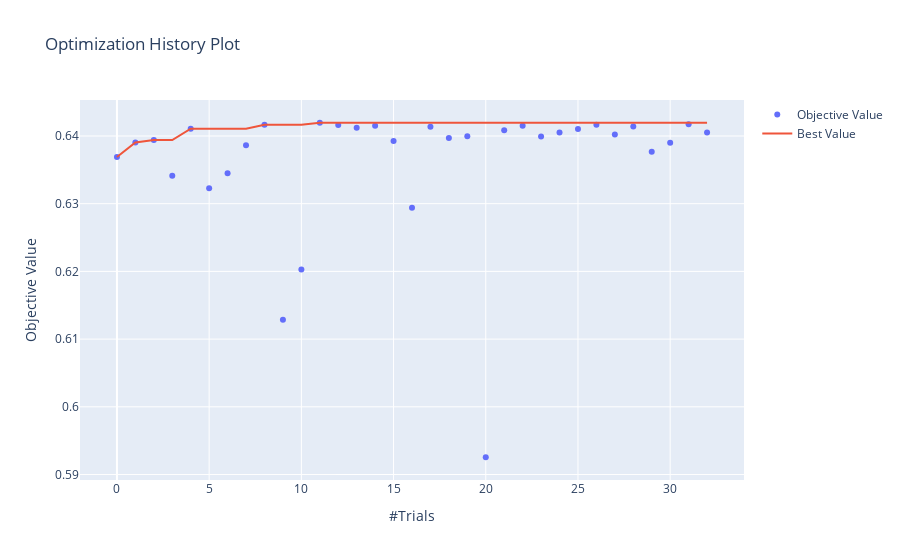

The notebook cell saved with this chart:
### Markdown cell above
#### Resultados da Random Forest

### Code cell
optuna.visualization.plot_optimization_history(study_1)

### Figure 1 — Plotly figure (JSON) as saved in the notebook; plotly's stock layout.template omitted (floating-point values rounded to 4 significant figures)
{"data": [{"mode": "markers", "name": "Objective Value", "type": "scatter", "x": [0, 1, 2, 3, 4, 5, 6, 7, 8, 9, 10, 11, 12, 13, 14, 15, 16, 17, 18, 19, 20, 21, 22, 23, 24, 25, 26, 27, 28, 29, 30, 31, 32], "y": [0.6369, 0.639, 0.6394, 0.6341, 0.6411, 0.6323, 0.6345, 0.6386, 0.6417, 0.6128, 0.6203, 0.642, 0.6416, 0.6412, 0.6415, 0.6393, 0.6294, 0.6414, 0.6397, 0.64, 0.5926, 0.6409, 0.6415, 0.6399, 0.6405, 0.641, 0.6417, 0.6402, 0.6414, 0.6377, 0.639, 0.6417, 0.6405]}, {"name": "Best Value", "type": "scatter", "x": [0, 1, 2, 3, 4, 5, 6, 7, 8, 9, 10, 11, 12, 13, 14, 15, 16, 17, 18, 19, 20, 21, 22, 23, 24, 25, 26, 27, 28, 29, 30, 31, 32], "y": [0.6369, 0.639, 0.6394, 0.6394, 0.6411, 0.6411, 0.6411, 0.6411, 0.6417, 0.6417, 0.6417, 0.642, 0.642, 0.642, 0.642, 0.642, 0.642, 0.642, 0.642, 0.642, 0.642, 0.642, 0.642, 0.642, 0.642, 0.642, 0.642, 0.642, 0.642, 0.642, 0.642, 0.642, 0.642]}], "layout": {"title": {"text": "Optimization History Plot"}, "xaxis": {"title": {"text": "#Trials"}}, "yaxis": {"title": {"text": "Objective Value"}}}}
